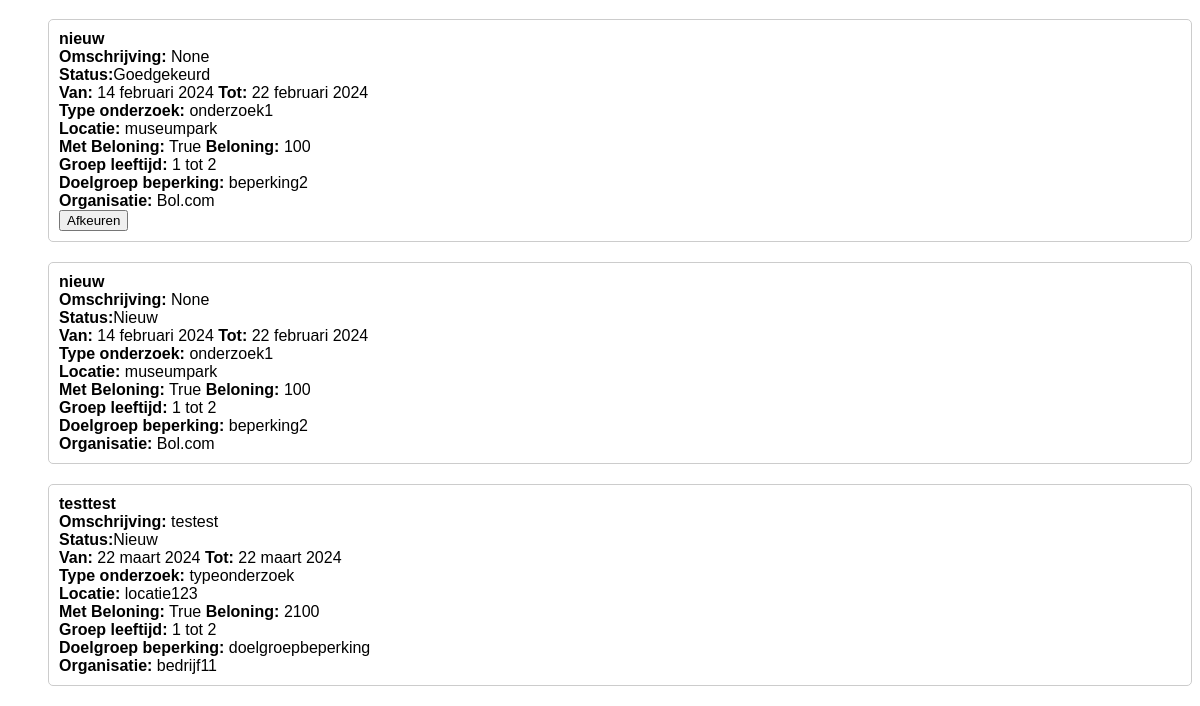
The app's page /beheerders/onderzoeksvragen/ (lower part), older data.
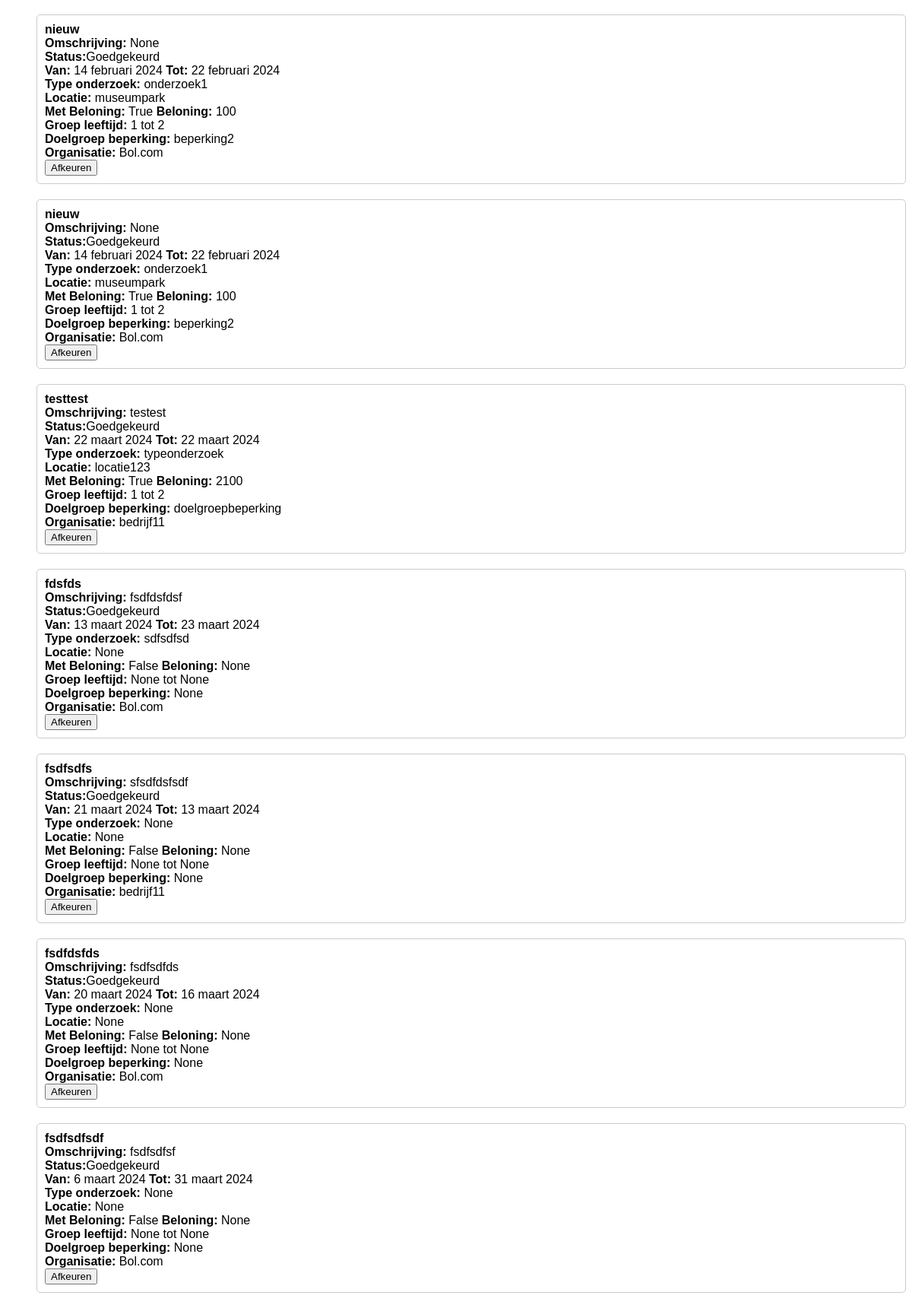
The same page, newer data.
### core/models.py (models this page shows, shortened)
class Onderzoek(models.Model):
    onderzoek_id = models.AutoField(primary_key=True)
    titel = models.CharField(max_length=255)
    omschrijving = models.TextField(blank=True, null=True)
    status = models.CharField(max_length=50, blank=True, null=True)
    beschikbaar = models.BooleanField(default=True)
    datum_vanaf = models.DateField(blank=True, null=True)
    datum_tot = models.DateField(blank=True, null=True)
    type_onderzoek = models.CharField(max_length=50, blank=True, null=True)
    locatie = models.CharField(max_length=255, blank=True, null=True)
    met_beloning = models.BooleanField(default=False)
    beloning = models.CharField(max_length=255, blank=True, null=True)
    doelgroep_leeftijd_van = models.IntegerField(blank=True, null=True)
    doelgroep_leeftijd_tot = models.IntegerField(blank=True, null=True)
    doelgroep_beperking = models.CharField(max_length=255, blank=True, null=True)
    organisatie = models.ForeignKey(Organisaties, on_delete=models.CASCADE)
    class Meta:
        db_table = 'Onderzoek'

class Organisaties(models.Model):
    organisatie_id = models.AutoField(primary_key=True)
    naam = models.CharField(max_length=255)
    type = models.CharField(max_length=255, blank=True, null=True)
    website = models.URLField(blank=True, null=True)
    beschrijving = models.TextField(blank=True, null=True)
    contactpersoon = models.CharField(max_length=255, blank=True, null=True)
    email = models.EmailField(blank=True, null=True)
    telefoonnummer = models.CharField(max_length=20, blank=True, null=True)
    overige_details = models.TextField(blank=True, null=True)
    api_key = models.CharField(max_length=255, blank=True, null=True)
    class Meta:
        db_table = 'organisaties'

### beheerders/views.py (the view)
# urls.py: path('onderzoeksvragen/', views.onderzoeksvragen, name='onderzoeksvragen'),
def onderzoeksvragen(request):
    onderzoeken = Onderzoek.objects.all()
    return render(request, 'onderzoeksvragen.html', {'onderzoeken': onderzoeken})

### beheerders/templates/onderzoeksvragen.html (shortened to what this page needs)
<!DOCTYPE html>
<html lang="nl">
<head>
    {% load static %}
</head>
<body>
    <ul>
        {% for onderzoek in onderzoeken %}
            <li id="onderzoek-item-{{ onderzoek.pk }}">
                <strong>{{ onderzoek.titel }}</strong><br>
                <strong>Omschrijving:</strong> {{ onderzoek.omschrijving }}<br>
                <strong>Status:</strong><span id="status-{{ onderzoek.pk }}">{{ onderzoek.status }}</span><br>
                <strong>Van:</strong> {{ onderzoek.datum_vanaf }} <strong>Tot:</strong> {{ onderzoek.datum_tot }}<br>
                <strong>Type onderzoek:</strong> {{ onderzoek.type_onderzoek }}<br>
                <strong>Locatie:</strong> {{ onderzoek.locatie }}<br>
                <strong>Met Beloning:</strong> {{ onderzoek.met_beloning }} <strong>Beloning:</strong> {{ onderzoek.beloning }}<br>
                <strong>Groep leeftijd:</strong> {{ onderzoek.doelgroep_leeftijd_van }} tot {{ onderzoek.doelgroep_leeftijd_tot }}<br>
                <strong>Doelgroep beperking:</strong> {{ onderzoek.doelgroep_beperking }}<br>
                <strong>Organisatie:</strong> {{ onderzoek.organisatie.naam }}<br>
                {% if onderzoek.status == 'Goedgekeurd' %}
                    <button id="afkeur-knop-{{ onderzoek.pk }}" onclick="afkeuren(event, {{ onderzoek.pk }})">Afkeuren</button>
                {% endif %}
            </li>
        {% empty %}
            <li>Geen onderzoeken gevonden.</li>
        {% endfor %}
    </ul>
</body>
</html>

Row changes from the older to the newer data that the page shows:
changed Onderzoek (number 2 of 7 on the later page): status "Nieuw" → "Goedgekeurd"; now shows "Afkeuren"
changed Onderzoek "testtest": status "Nieuw" → "Goedgekeurd"; now shows "Afkeuren"
added Onderzoek: titel "fdsfds", omschrijving "fsdfdsfdsf", status "Goedgekeurd", datum_vanaf "13 maart 2024", datum_tot "23 maart 2024", type_onderzoek "sdfsdfsd", locatie "None", met_beloning "False", beloning "None", doelgroep_leeftijd_van "None", doelgroep_leeftijd_tot "None", doelgroep_beperking "None", organisatie.naam "Bol.com"
added Onderzoek: titel "fsdfsdfs", omschrijving "sfsdfdsfsdf", status "Goedgekeurd", datum_vanaf "21 maart 2024", datum_tot "13 maart 2024", type_onderzoek "None", locatie "None", met_beloning "False", beloning "None", doelgroep_leeftijd_van "None", doelgroep_leeftijd_tot "None", doelgroep_beperking "None", organisatie.naam "bedrijf11"
added Onderzoek: titel "fsdfdsfds", omschrijving "fsdfsdfds", status "Goedgekeurd", datum_vanaf "20 maart 2024", datum_tot "16 maart 2024", type_onderzoek "None", locatie "None", met_beloning "False", beloning "None", doelgroep_leeftijd_van "None", doelgroep_leeftijd_tot "None", doelgroep_beperking "None", organisatie.naam "Bol.com"
added Onderzoek: titel "fsdfsdfsdf", omschrijving "fsdfsdfsf", status "Goedgekeurd", datum_vanaf "6 maart 2024", datum_tot "31 maart 2024", type_onderzoek "None", locatie "None", met_beloning "False", beloning "None", doelgroep_leeftijd_van "None", doelgroep_leeftijd_tot "None", doelgroep_beperking "None", organisatie.naam "Bol.com"
